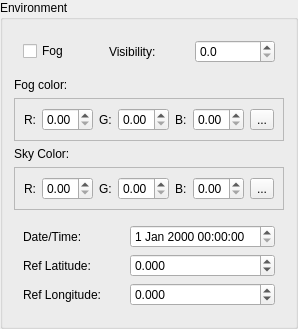
         <widget class="QGroupBox" name="envGroupBox" >
          <property name="title" >
           <string>Environment</string>
          </property>
          <layout class="QGridLayout" name="gridLayout_13" >
           <item row="0" column="0" >
            <widget class="QWidget" native="1" name="widget_5" >
             <layout class="QGridLayout" name="gridLayout_14" >
              <item row="0" column="0" >
               <widget class="QCheckBox" name="envFogToggle" >
                <property name="text" >
                 <string>Fog</string>
                </property>
               </widget>
              </item>
              <item row="0" column="2" >
               <widget class="QLabel" name="label_37" >
                <property name="text" >
                 <string>Visibility:</string>
                </property>
               </widget>
              </item>
              <item row="0" column="3" >
               <widget class="QDoubleSpinBox" name="envFogVisibilityEdit" >
                <property name="decimals" >
                 <number>1</number>
                </property>
                <property name="maximum" >
                 <double>999999.000000000000000</double>
                </property>
               </widget>
              </item>
             </layout>
            </widget>
           </item>
           <item row="2" column="0" >
            <widget class="QLabel" name="label_29" >
             <property name="text" >
              <string>Fog color:</string>
             </property>
            </widget>
           </item>
           <item row="3" column="0" >
            <widget class="QFrame" name="frame_4" >
             <property name="frameShape" >
              <enum>QFrame::StyledPanel</enum>
             </property>
             <property name="frameShadow" >
              <enum>QFrame::Plain</enum>
             </property>
             <layout class="QHBoxLayout" name="horizontalLayout_4" >
              <item>
               <widget class="QLabel" name="label_30" >
                <property name="text" >
                 <string>R:</string>
                </property>
               </widget>
              </item>
              <item>
               <widget class="QDoubleSpinBox" name="envFogRedEdit" >
                <property name="maximum" >
                 <double>1.000000000000000</double>
                </property>
                <property name="singleStep" >
                 <double>0.100000000000000</double>
                </property>
               </widget>
              </item>
              <item>
               <widget class="QLabel" name="label_31" >
                <property name="text" >
                 <string>G:</string>
                </property>
               </widget>
              </item>
              <item>
               <widget class="QDoubleSpinBox" name="envFogGreenEdit" >
                <property name="maximum" >
                 <double>1.000000000000000</double>
                </property>
                <property name="singleStep" >
                 <double>0.100000000000000</double>
                </property>
               </widget>
              </item>
              <item>
               <widget class="QLabel" name="label_32" >
                <property name="text" >
                 <string>B:</string>
                </property>
               </widget>
              </item>
              <item>
               <widget class="QDoubleSpinBox" name="envFogBlueEdit" >
                <property name="maximum" >
                 <double>1.000000000000000</double>
                </property>
                <property name="singleStep" >
                 <double>0.100000000000000</double>
                </property>
               </widget>
              </item>
              <item>
               <widget class="QToolButton" name="envFogColorButton" >
                <property name="text" >
                 <string>...</string>
                </property>
               </widget>
              </item>
             </layout>
            </widget>
           </item>
           <item row="4" column="0" >
            <widget class="QLabel" name="label_36" >
             <property name="text" >
              <string>Sky Color:</string>
             </property>
            </widget>
           </item>
           <item row="5" column="0" >
            <widget class="QFrame" name="frame_5" >
             <property name="frameShape" >
              <enum>QFrame::StyledPanel</enum>
             </property>
             <property name="frameShadow" >
              <enum>QFrame::Plain</enum>
             </property>
             <layout class="QHBoxLayout" name="horizontalLayout_5" >
              <item>
               <widget class="QLabel" name="label_33" >
                <property name="text" >
                 <string>R:</string>
                </property>
               </widget>
              </item>
              <item>
               <widget class="QDoubleSpinBox" name="envSkyRedEdit" >
                <property name="maximum" >
                 <double>1.000000000000000</double>
                </property>
                <property name="singleStep" >
                 <double>0.100000000000000</double>
                </property>
               </widget>
              </item>
              <item>
               <widget class="QLabel" name="label_34" >
                <property name="text" >
                 <string>G:</string>
                </property>
               </widget>
              </item>
              <item>
               <widget class="QDoubleSpinBox" name="envSkyGreenEdit" >
                <property name="maximum" >
                 <double>1.000000000000000</double>
                </property>
                <property name="singleStep" >
                 <double>0.100000000000000</double>
                </property>
               </widget>
              </item>
              <item>
               <widget class="QLabel" name="label_35" >
                <property name="text" >
                 <string>B:</string>
                </property>
               </widget>
              </item>
              <item>
               <widget class="QDoubleSpinBox" name="envSkyBlueEdit" >
                <property name="maximum" >
                 <double>1.000000000000000</double>
                </property>
                <property name="singleStep" >
                 <double>0.100000000000000</double>
                </property>
               </widget>
              </item>
              <item>
               <widget class="QToolButton" name="envSkyColorButton" >
                <property name="text" >
                 <string>...</string>
                </property>
               </widget>
              </item>
             </layout>
            </widget>
           </item>
           <item row="6" column="0" >
            <widget class="QWidget" native="1" name="widget_6" >
             <layout class="QGridLayout" name="gridLayout_15" >
              <item row="0" column="1" >
               <widget class="QDateTimeEdit" name="envDateTimeEdit" />
              </item>
              <item row="0" column="0" >
               <widget class="QLabel" name="label_38" >
                <property name="text" >
                 <string>Date/Time:</string>
                </property>
               </widget>
              </item>
              <item row="1" column="0" >
               <widget class="QLabel" name="label_39" >
                <property name="text" >
                 <string>Ref Latitude:</string>
                </property>
               </widget>
              </item>
              <item row="1" column="1" >
               <widget class="QDoubleSpinBox" name="envRefLatEdit" >
                <property name="decimals" >
                 <number>3</number>
                </property>
                <property name="minimum" >
                 <double>-90.000000000000000</double>
                </property>
                <property name="maximum" >
                 <double>90.000000000000000</double>
                </property>
               </widget>
              </item>
              <item row="2" column="0" >
               <widget class="QLabel" name="label_40" >
                <property name="text" >
                 <string>Ref Longitude:</string>
                </property>
               </widget>
              </item>
              <item row="2" column="1" >
               <widget class="QDoubleSpinBox" name="envRefLongEdit" >
                <property name="decimals" >
                 <number>3</number>
                </property>
                <property name="minimum" >
                 <double>-180.000000000000000</double>
                </property>
                <property name="maximum" >
                 <double>180.000000000000000</double>
                </property>
               </widget>
              </item>
             </layout>
            </widget>
           </item>
          </layout>
         </widget>
